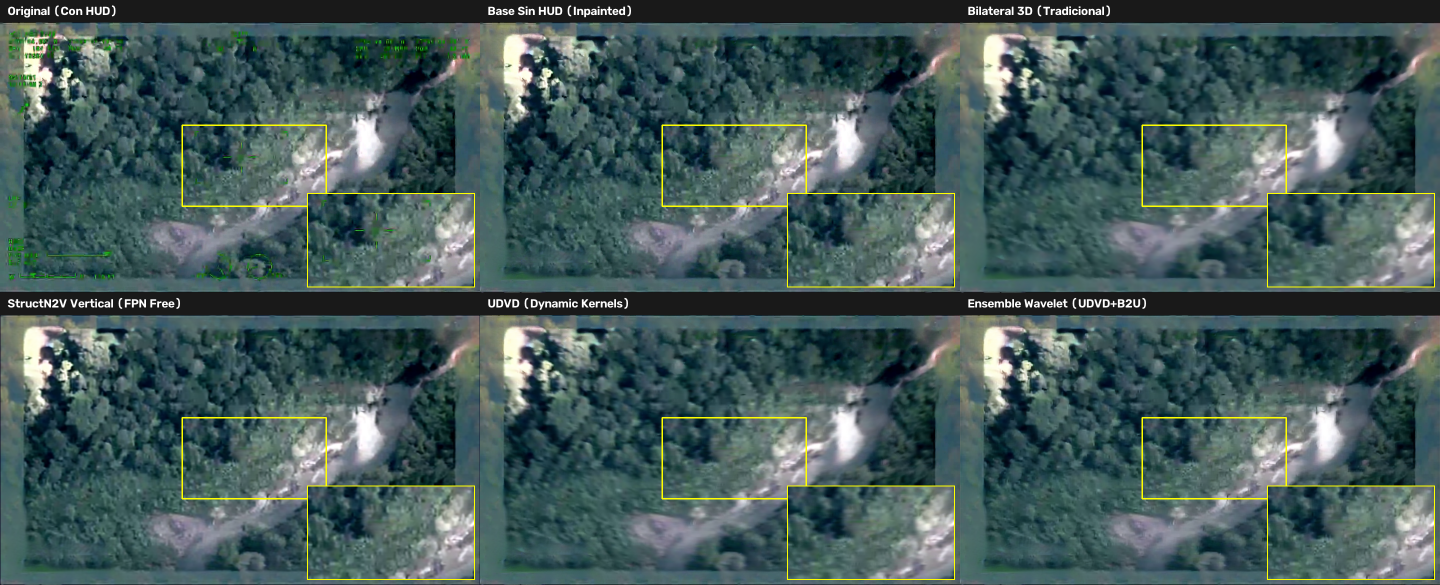
#> input picture figuras_tesis/mosaico_comparativo_f100.png, 2880 x 1170 px (shown at 1/2 size)
$ python -i generar_diapositivas_hud.py   (imports and definitions only)   (older library calls are emulated)
#> lines starting #> are read from the running program, lines starting #| are printed output that depends on the picture; after the words box and inside, x2 and y2 are one past the last pixel; in counts of white or black regions, pixels touching at a corner belong together
#> further down, picture is the input picture: shape (1170, 2880, 3); mean B, G, R 89.3, 90.1, 69
#!/usr/bin/env python3
"""
Generador de Diapositivas 16:9 para Presentación de Sustentación de Tesis.
Genera imágenes individuales estilo PowerPoint (1920x1080 px) comparando:
[Izquierda: Original Crudo con HUD] vs [Derecha: Sin HUD ProPainter]
para los Top 5 frames más limpios y Top 5 más ruidosos de Video 1 y Video 3.
"""

import argparse
import json
import re
from pathlib import Path
from concurrent.futures import ThreadPoolExecutor

import cv2
import numpy as np
from tqdm import tqdm

RAIZ = Path(__file__).resolve().parent.parent
RUTA_JSON = RAIZ / "config" / "videos.json"


def natural_key(p):
    return [int(x) if x.isdigit() else x.lower() for x in re.split(r"(\d+)", p.name)]


# [14 lines left out: functions estimar_sigma_mad, formatear_tiempo, not called in this run]


def extraer_numero_frame(nombre_stem):
    nums = re.findall(r"\d+", nombre_stem)
    return int(nums[-1]) if nums else 0


def detectar_pixeles_hud(img_bgr, mask_roi=None):
    """Detecta píxeles de simbología artificial HUD según espacio de color HSV."""
    hsv = cv2.cvtColor(img_bgr, cv2.COLOR_BGR2HSV)
#> hsv: shape (1170, 2880, 3); mean H, S, V 83.5, 87.1, 94.1
    # Verde militar HUD (rango 35-95)
    mask_verde = cv2.inRange(hsv, np.array([35, 45, 45]), np.array([95, 255, 255]))
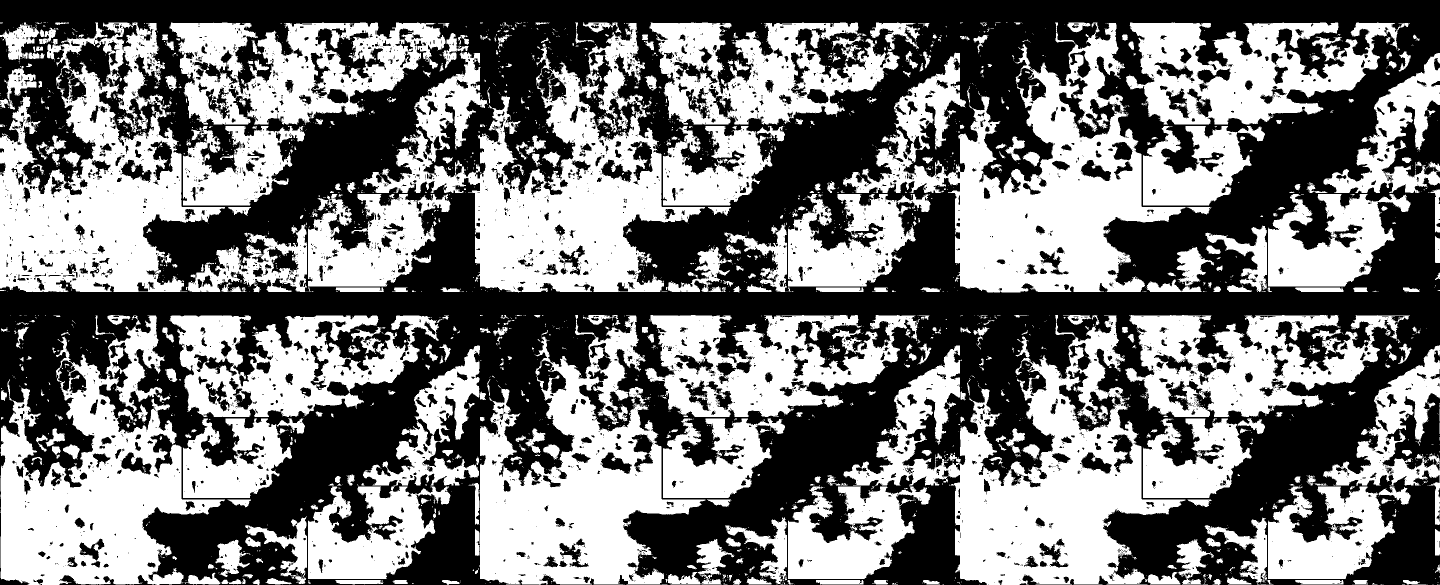
#> mask_verde: shape (1170, 2880) (shown at 1/2 size); 47.4% white; 3220 white regions (2697 under 20 px), largest, box (x1, y1, x2, y2) and area: (1686, 45, 2373, 585) 135997, (1687, 630, 2371, 1170) 134469, (725, 46, 1410, 585) 129191
    # Rojo HUD
    mask_rojo1 = cv2.inRange(hsv, np.array([0, 50, 50]), np.array([15, 255, 255]))
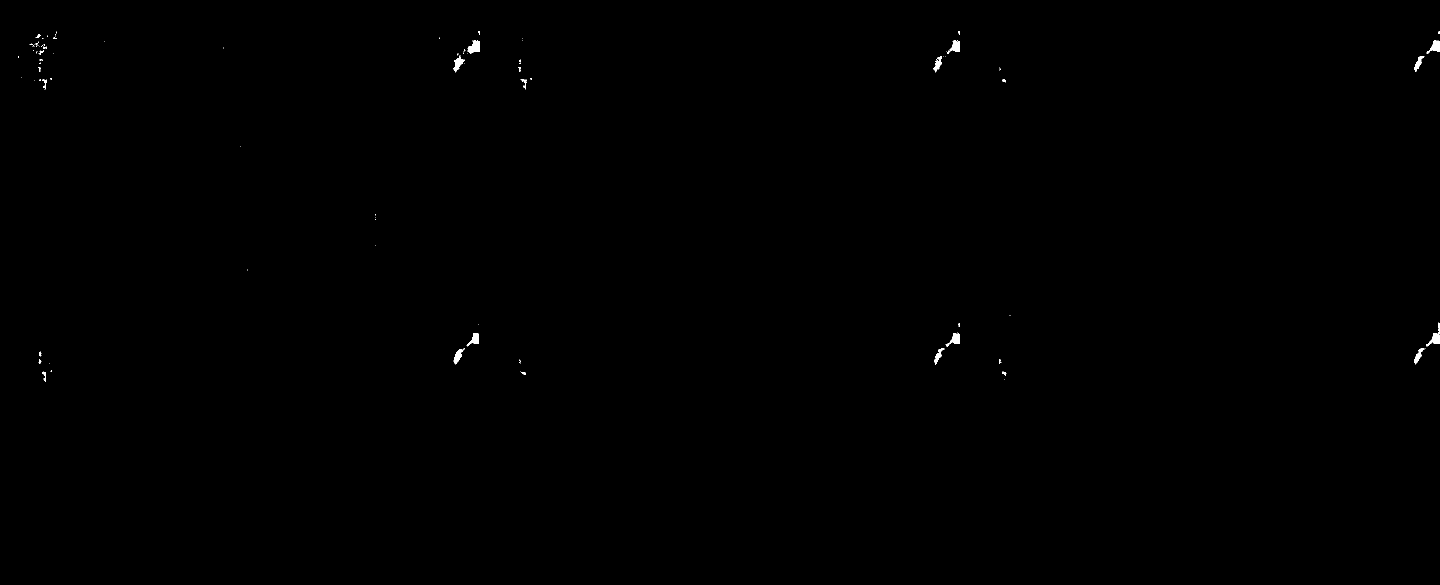
#> mask_rojo1: shape (1170, 2880) (shown at 1/2 size); 0.14% white; 97 white regions (73 under 20 px), largest, box (x1, y1, x2, y2) and area: (935, 80, 960, 108) 446, (2852, 645, 2879, 693) 388, (1891, 666, 1920, 693) 363
    mask_rojo2 = cv2.inRange(hsv, np.array([165, 50, 50]), np.array([180, 255, 255]))
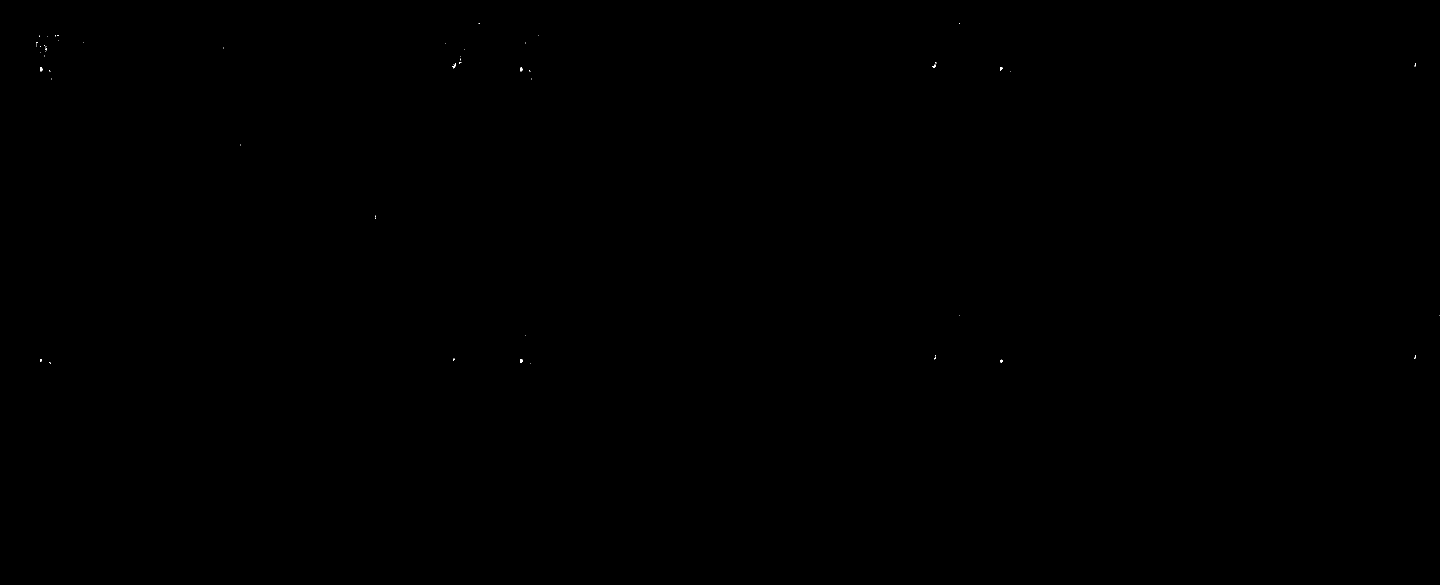
#> mask_rojo2: shape (1170, 2880) (shown at 1/2 size); 0.01% white in thin lines or dots, all inside (x1, y1, x2, y2) = (72, 46, 2879, 728)
    hud_detected = mask_verde | mask_rojo1 | mask_rojo2
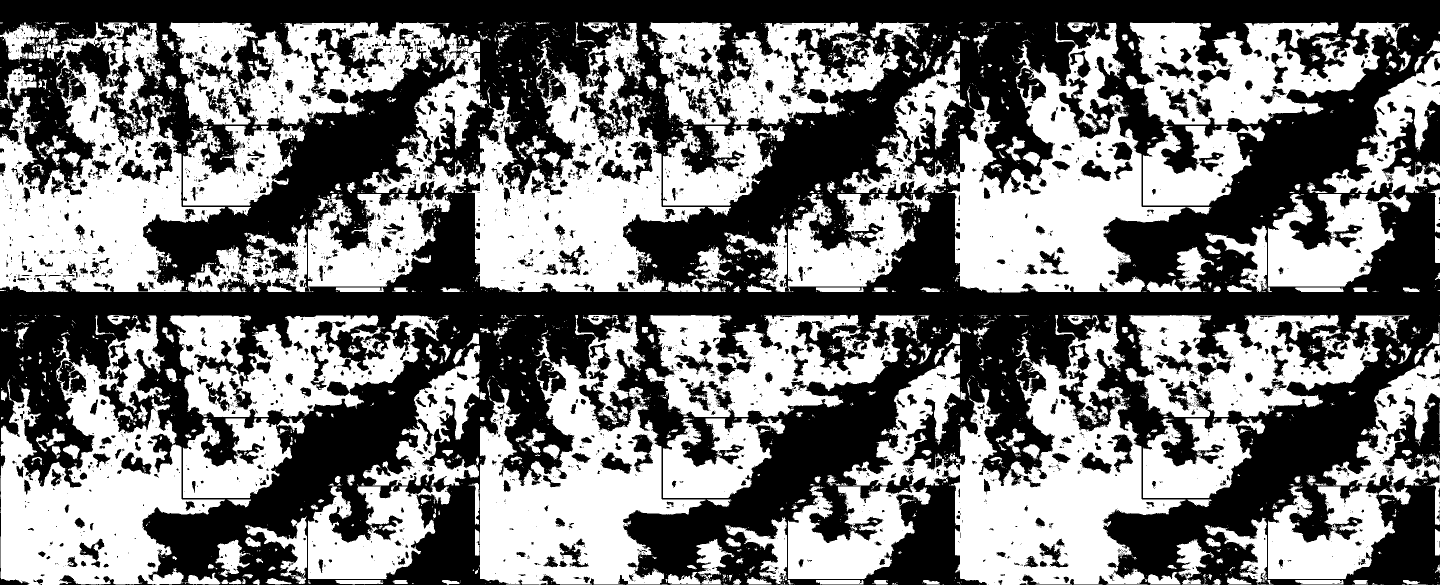
#> hud_detected: shape (1170, 2880) (shown at 1/2 size); 47.6% white; 3289 white regions (2746 under 20 px), largest, box (x1, y1, x2, y2) and area: (1686, 45, 2373, 585) 135997, (1687, 630, 2371, 1170) 134469, (725, 46, 1410, 585) 131097

    if mask_roi is not None:
        h, w = img_bgr.shape[:2]
        if mask_roi.shape[:2] != (h, w):
            mask_roi = cv2.resize(mask_roi, (w, h), interpolation=cv2.INTER_NEAREST)
        hud_detected = hud_detected & (mask_roi > 0)
    return hud_detected


# [392 lines left out: functions calcular_metricas_hud, es_frame_valido, crear_diapositiva_16_9, calcular_riqueza_escena, seleccionar_top_diversos, procesar_video and 1 more, not called in this run]


# [2 lines not run here, left out]

>>> import cv2
>>> picture = cv2.imread('../figuras_tesis/mosaico_comparativo_f100.png')
>>> result = detectar_pixeles_hud(picture)

$ run again, on figuras_tesis/mosaico_comparativo_f560.png
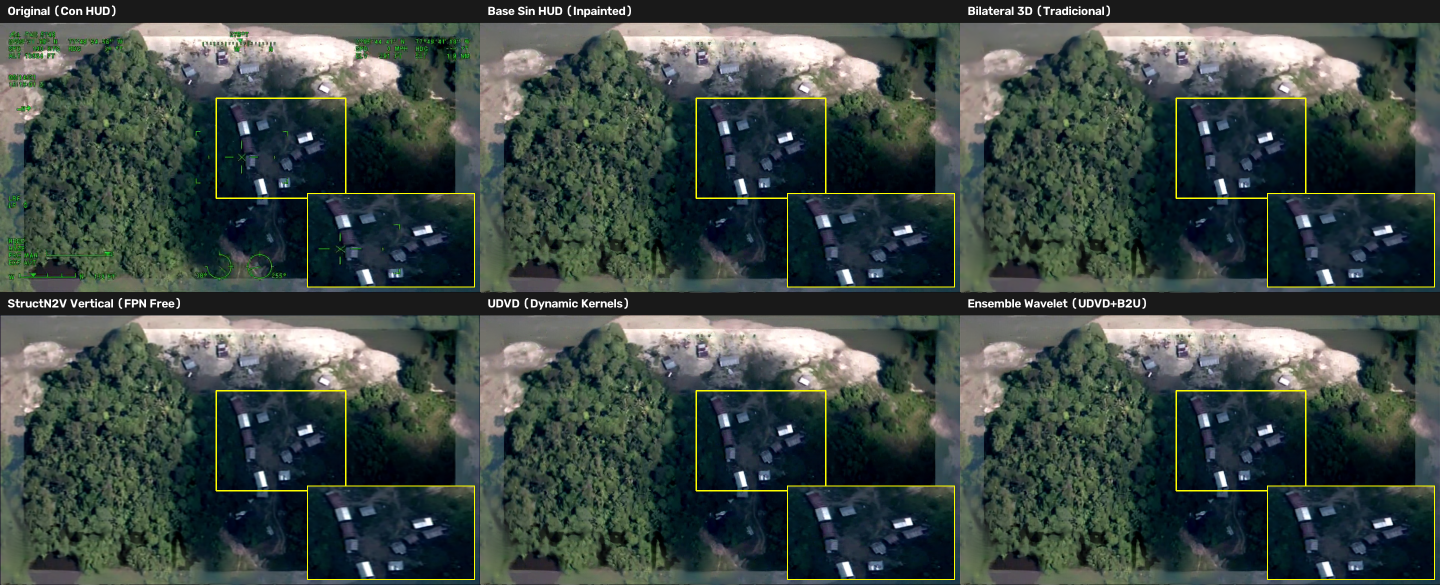
#> input picture figuras_tesis/mosaico_comparativo_f560.png, 2880 x 1170 px (shown at 1/2 size)
#> picture is the input picture: shape (1170, 2880, 3); mean B, G, R 68.4, 72.8, 61.7
#> hsv: shape (1170, 2880, 3); mean H, S, V 70.2, 105, 78.8
#> in detectar_pixeles_hud, `mask_verde = cv2.inRange(hsv, np.array([35, 45, 45]), np.array([95, 25..`:
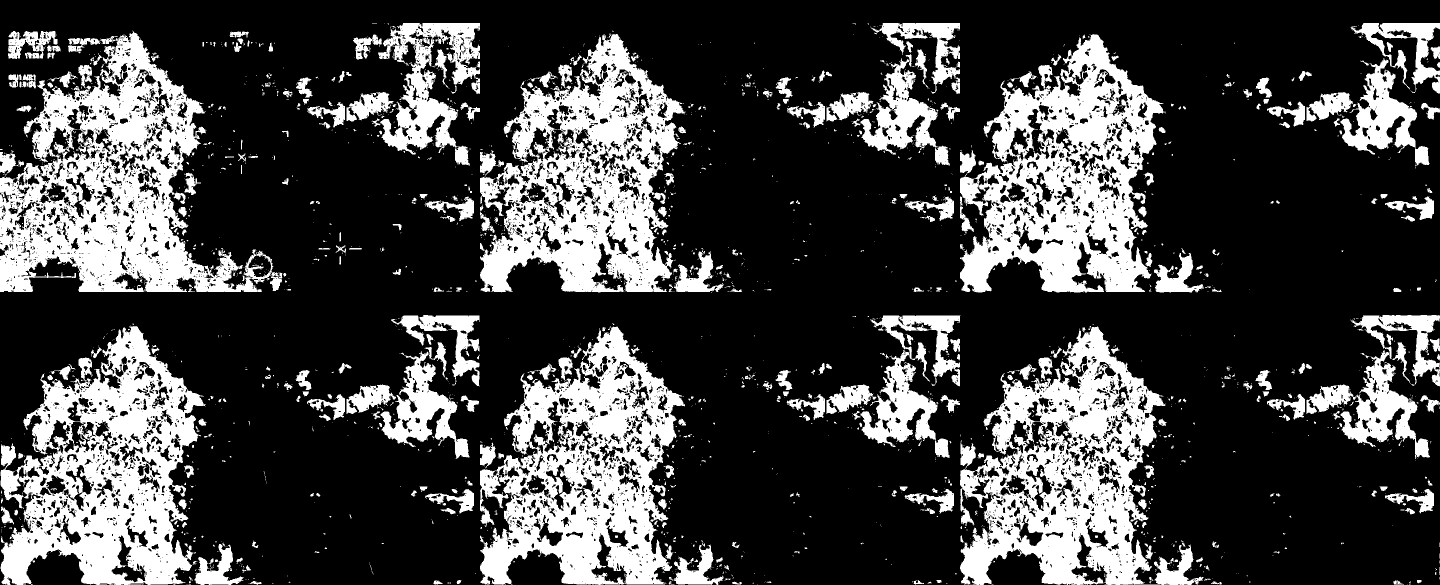
#> mask_verde: shape (1170, 2880) (shown at 1/2 size); 26.5% white; 2298 white regions (1855 under 20 px), largest, box (x1, y1, x2, y2) and area: (0, 61, 547, 584) 118902, (1920, 653, 2408, 1170) 109284, (1, 651, 411, 1170) 109079
#> mask_rojo1: shape (1170, 2880); 0.11% white in thin lines or dots, all inside (x1, y1, x2, y2) = (0, 45, 2801, 817)
#> mask_rojo2: shape (1170, 2880); 0.01% white in thin lines or dots, all inside (x1, y1, x2, y2) = (6, 45, 2636, 709)
#> in detectar_pixeles_hud, `hud_detected = mask_verde | mask_rojo1 | mask_rojo2`:
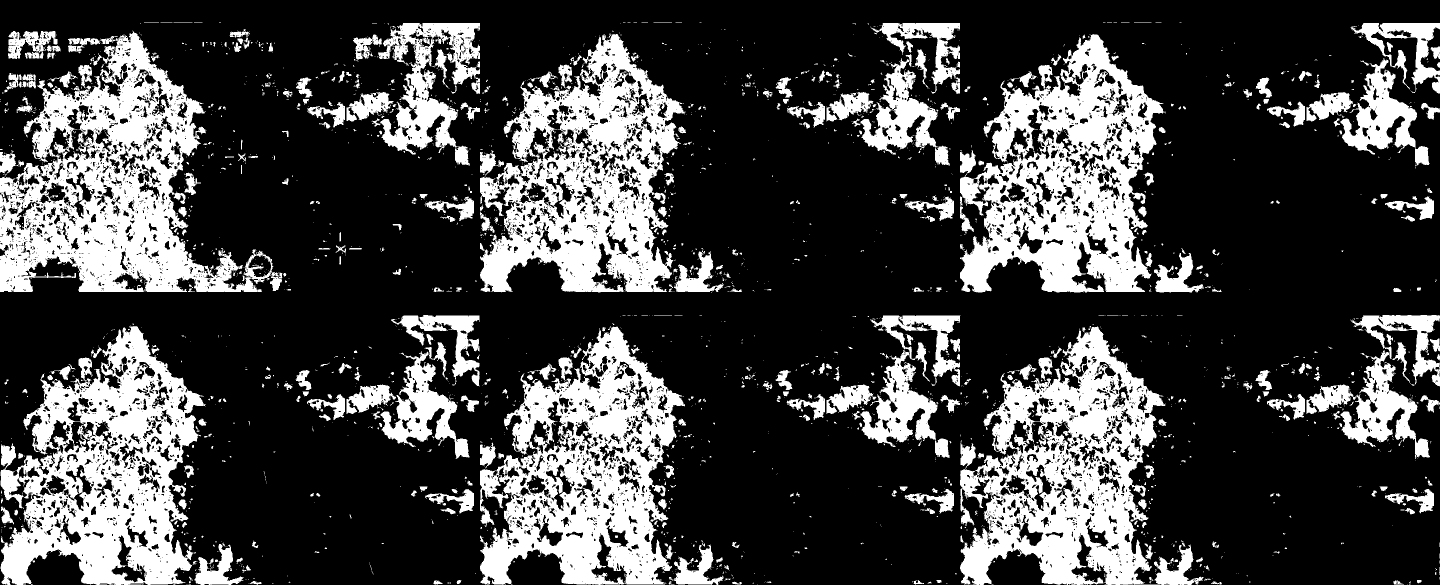
#> hud_detected: shape (1170, 2880) (shown at 1/2 size); 26.6% white; 2647 white regions (2155 under 20 px), largest, box (x1, y1, x2, y2) and area: (0, 61, 547, 584) 118918, (1920, 653, 2408, 1170) 109284, (1, 651, 411, 1170) 109079

$ run again, on figuras_tesis/mosaico_comparativo_f600.png
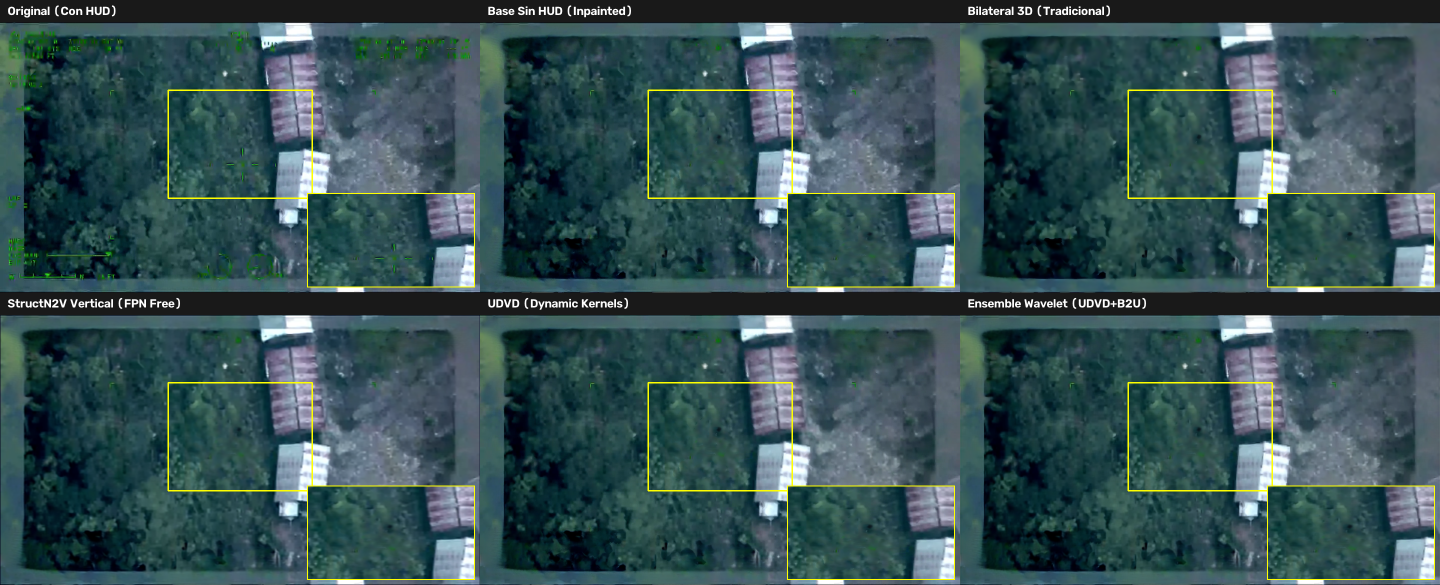
#> input picture figuras_tesis/mosaico_comparativo_f600.png, 2880 x 1170 px (shown at 1/2 size)
#> picture is the input picture: shape (1170, 2880, 3); mean B, G, R 83, 80, 54.3
#> hsv: shape (1170, 2880, 3); mean H, S, V 87.8, 114.3, 86.7
#> in detectar_pixeles_hud, `mask_verde = cv2.inRange(hsv, np.array([35, 45, 45]), np.array([95, 25..`:
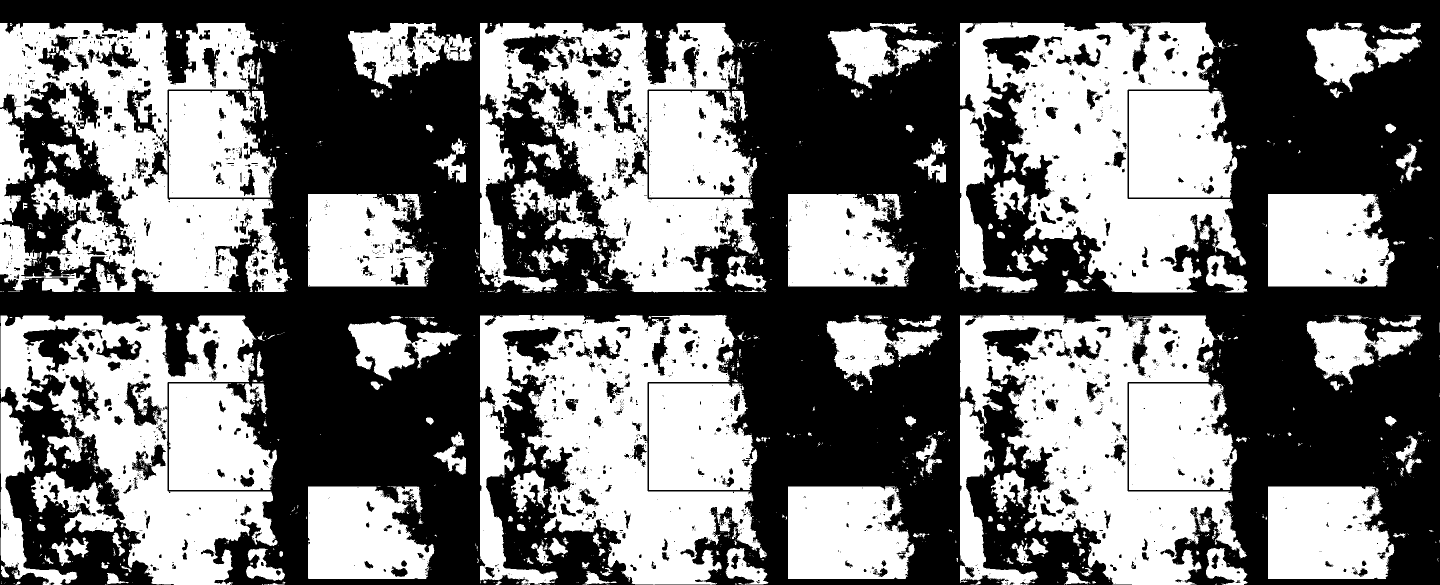
#> mask_verde: shape (1170, 2880) (shown at 1/2 size); 46.1% white; 2130 white regions (1840 under 20 px), largest, box (x1, y1, x2, y2) and area: (1913, 45, 2492, 585) 163027, (1920, 630, 2494, 1170) 160819, (960, 630, 1534, 1170) 159748
#> mask_rojo1: shape (1170, 2880); 0% white in thin lines or dots, all inside (x1, y1, x2, y2) = (788, 112, 789, 116)
#> mask_rojo2: shape (1170, 2880); 0% white in thin lines or dots, all inside (x1, y1, x2, y2) = (788, 113, 789, 114)
